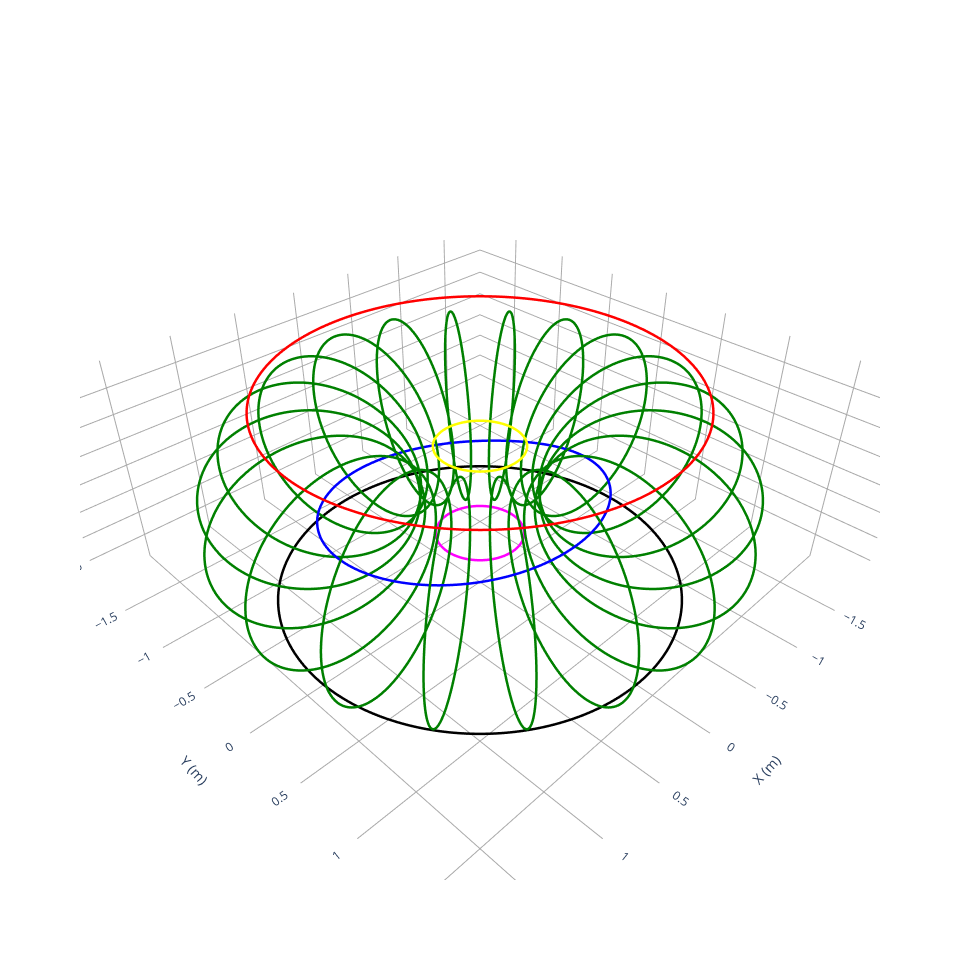

Here is the notebook cell this chart was saved with:
### Code cell
# plot coils in different colors to see which is which
fig = plot_coils(coils.coils[0], color="red")
fig = plot_coils(coils.coils[1], color="black", fig=fig)
fig = plot_coils(coils.coils[2], color="green", fig=fig)
fig = plot_coils(coils.coils[3], color="blue", fig=fig)
fig = plot_coils(coils.coils[4], color="yellow", fig=fig)
fig = plot_coils(coils.coils[5], color="magenta", fig=fig)
fig

### Figure 1 — Plotly figure (JSON) as saved in the notebook; plotly's stock layout.template omitted (floating-point values rounded to 4 significant figures; data arrays with more than 128 entries replaced by an {"elided": "..."} marker saying what was removed)
{"data": [{"hovertext": "Current = 27738.192668783464 (A)", "line": {"color": "red", "dash": "solid", "width": 5}, "marker": {"opacity": 0, "size": 0}, "name": "CoilSet[0]", "showlegend": false, "type": "scatter3d", "x": {"elided": "801 float values"}, "y": {"elided": "801 float values"}, "z": {"elided": "801 float values"}}, {"hovertext": "Current = 27738.19299999832 (A)", "line": {"color": "black", "dash": "solid", "width": 5}, "marker": {"opacity": 0, "size": 0}, "name": "CoilSet[0]", "showlegend": false, "type": "scatter3d", "x": {"elided": "801 float values"}, "y": {"elided": "801 float values"}, "z": {"elided": "801 float values"}}, {"hovertext": "Current = -100520.66083440566 (A)", "line": {"color": "green", "dash": "solid", "width": 5}, "marker": {"opacity": 0, "size": 0}, "name": "CoilSet[0]", "showlegend": false, "type": "scatter3d", "x": {"elided": "801 float values"}, "y": {"elided": "801 float values"}, "z": {"elided": "801 float values"}}, {"hovertext": "Current = -100520.66083440566 (A)", "line": {"color": "green", "dash": "solid", "width": 5}, "marker": {"opacity": 0, "size": 0}, "name": "CoilSet[1]", "showlegend": false, "type": "scatter3d", "x": {"elided": "801 float values"}, "y": {"elided": "801 float values"}, "z": {"elided": "801 float values"}}, {"hovertext": "Current = -100520.66083440566 (A)", "line": {"color": "green", "dash": "solid", "width": 5}, "marker": {"opacity": 0, "size": 0}, "name": "CoilSet[2]", "showlegend": false, "type": "scatter3d", "x": {"elided": "801 float values"}, "y": {"elided": "801 float values"}, "z": {"elided": "801 float values"}}, {"hovertext": "Current = -100520.66083440566 (A)", "line": {"color": "green", "dash": "solid", "width": 5}, "marker": {"opacity": 0, "size": 0}, "name": "CoilSet[3]", "showlegend": false, "type": "scatter3d", "x": {"elided": "801 float values"}, "y": {"elided": "801 float values"}, "z": {"elided": "801 float values"}}, {"hovertext": "Current = -100520.66083440566 (A)", "line": {"color": "green", "dash": "solid", "width": 5}, "marker": {"opacity": 0, "size": 0}, "name": "CoilSet[4]", "showlegend": false, "type": "scatter3d", "x": {"elided": "801 float values"}, "y": {"elided": "801 float values"}, "z": {"elided": "801 float values"}}, {"hovertext": "Current = -100520.66083440566 (A)", "line": {"color": "green", "dash": "solid", "width": 5}, "marker": {"opacity": 0, "size": 0}, "name": "CoilSet[5]", "showlegend": false, "type": "scatter3d", "x": {"elided": "801 float values"}, "y": {"elided": "801 float values"}, "z": {"elided": "801 float values"}}, {"hovertext": "Current = -100520.66083440566 (A)", "line": {"color": "green", "dash": "solid", "width": 5}, "marker": {"opacity": 0, "size": 0}, "name": "CoilSet[6]", "showlegend": false, "type": "scatter3d", "x": {"elided": "801 float values"}, "y": {"elided": "801 float values"}, "z": {"elided": "801 float values"}}, {"hovertext": "Current = -100520.66083440566 (A)", "line": {"color": "green", "dash": "solid", "width": 5}, "marker": {"opacity": 0, "size": 0}, "name": "CoilSet[7]", "showlegend": false, "type": "scatter3d", "x": {"elided": "801 float values"}, "y": {"elided": "801 float values"}, "z": {"elided": "801 float values"}}, {"hovertext": "Current = -100520.66083440566 (A)", "line": {"color": "green", "dash": "solid", "width": 5}, "marker": {"opacity": 0, "size": 0}, "name": "CoilSet[8]", "showlegend": false, "type": "scatter3d", "x": {"elided": "801 float values"}, "y": {"elided": "801 float values"}, "z": {"elided": "801 float values"}}, {"hovertext": "Current = -100520.66083440566 (A)", "line": {"color": "green", "dash": "solid", "width": 5}, "marker": {"opacity": 0, "size": 0}, "name": "CoilSet[9]", "showlegend": false, "type": "scatter3d", "x": {"elided": "801 float values"}, "y": {"elided": "801 float values"}, "z": {"elided": "801 float values"}}, {"hovertext": "Current = -100520.66083440566 (A)", "line": {"color": "green", "dash": "solid", "width": 5}, "marker": {"opacity": 0, "size": 0}, "name": "CoilSet[10]", "showlegend": false, "type": "scatter3d", "x": {"elided": "801 float values"}, "y": {"elided": "801 float values"}, "z": {"elided": "801 float values"}}, {"hovertext": "Current = -100520.66083440566 (A)", "line": {"color": "green", "dash": "solid", "width": 5}, "marker": {"opacity": 0, "size": 0}, "name": "CoilSet[11]", "showlegend": false, "type": "scatter3d", "x": {"elided": "801 float values"}, "y": {"elided": "801 float values"}, "z": {"elided": "801 float values"}}, {"hovertext": "Current = -100520.66083440566 (A)", "line": {"color": "green", "dash": "solid", "width": 5}, "marker": {"opacity": 0, "size": 0}, "name": "CoilSet[12]", "showlegend": false, "type": "scatter3d", "x": {"elided": "801 float values"}, "y": {"elided": "801 float values"}, "z": {"elided": "801 float values"}}, {"hovertext": "Current = -100520.66083440566 (A)", "line": {"color": "green", "dash": "solid", "width": 5}, "marker": {"opacity": 0, "size": 0}, "name": "CoilSet[13]", "showlegend": false, "type": "scatter3d", "x": {"elided": "801 float values"}, "y": {"elided": "801 float values"}, "z": {"elided": "801 float values"}}, {"hovertext": "Current = -100520.66083440566 (A)", "line": {"color": "green", "dash": "solid", "width": 5}, "marker": {"opacity": 0, "size": 0}, "name": "CoilSet[14]", "showlegend": false, "type": "scatter3d", "x": {"elided": "801 float values"}, "y": {"elided": "801 float values"}, "z": {"elided": "801 float values"}}, {"hovertext": "Current = -100520.66083440566 (A)", "line": {"color": "green", "dash": "solid", "width": 5}, "marker": {"opacity": 0, "size": 0}, "name": "CoilSet[15]", "showlegend": false, "type": "scatter3d", "x": {"elided": "801 float values"}, "y": {"elided": "801 float values"}, "z": {"elided": "801 float values"}}, {"hovertext": "Current = -100520.66083440566 (A)", "line": {"color": "green", "dash": "solid", "width": 5}, "marker": {"opacity": 0, "size": 0}, "name": "CoilSet[16]", "showlegend": false, "type": "scatter3d", "x": {"elided": "801 float values"}, "y": {"elided": "801 float values"}, "z": {"elided": "801 float values"}}, {"hovertext": "Current = -100520.66083440566 (A)", "line": {"color": "green", "dash": "solid", "width": 5}, "marker": {"opacity": 0, "size": 0}, "name": "CoilSet[17]", "showlegend": false, "type": "scatter3d", "x": {"elided": "801 float values"}, "y": {"elided": "801 float values"}, "z": {"elided": "801 float values"}}, {"hovertext": "Current = -100520.66083440566 (A)", "line": {"color": "green", "dash": "solid", "width": 5}, "marker": {"opacity": 0, "size": 0}, "name": "CoilSet[18]", "showlegend": false, "type": "scatter3d", "x": {"elided": "801 float values"}, "y": {"elided": "801 float values"}, "z": {"elided": "801 float values"}}, {"hovertext": "Current = -100520.66083440566 (A)", "line": {"color": "green", "dash": "solid", "width": 5}, "marker": {"opacity": 0, "size": 0}, "name": "CoilSet[19]", "showlegend": false, "type": "scatter3d", "x": {"elided": "801 float values"}, "y": {"elided": "801 float values"}, "z": {"elided": "801 float values"}}, {"hovertext": "Current = -2100.0 (A)", "line": {"color": "blue", "dash": "solid", "width": 5}, "marker": {"opacity": 0, "size": 0}, "name": "CoilSet[0]", "showlegend": false, "type": "scatter3d", "x": {"elided": "801 float values"}, "y": {"elided": "801 float values"}, "z": {"elided": "801 float values"}}, {"hovertext": "Current = 500.0008226423691 (A)", "line": {"color": "yellow", "dash": "solid", "width": 5}, "marker": {"opacity": 0, "size": 0}, "name": "CoilSet[0]", "showlegend": false, "type": "scatter3d", "x": {"elided": "801 float values"}, "y": {"elided": "801 float values"}, "z": {"elided": "801 float values"}}, {"hovertext": "Current = 499.99917735763097 (A)", "line": {"color": "magenta", "dash": "solid", "width": 5}, "marker": {"opacity": 0, "size": 0}, "name": "CoilSet[0]", "showlegend": false, "type": "scatter3d", "x": {"elided": "801 float values"}, "y": {"elided": "801 float values"}, "z": {"elided": "801 float values"}}], "layout": {"height": 960.2, "scene": {"aspectmode": "data", "xaxis": {"backgroundcolor": "white", "gridcolor": "darkgrey", "showbackground": false, "showgrid": true, "showticklabels": true, "title": {"text": "X (m)"}, "zeroline": true, "zerolinecolor": "darkgrey"}, "yaxis": {"backgroundcolor": "white", "gridcolor": "darkgrey", "showbackground": false, "showgrid": true, "showticklabels": true, "title": {"text": "Y (m)"}, "zeroline": true, "zerolinecolor": "darkgrey"}, "zaxis": {"backgroundcolor": "white", "gridcolor": "darkgrey", "showbackground": false, "showgrid": true, "showticklabels": true, "title": {"text": "Z (m)"}, "zeroline": true, "zerolinecolor": "darkgrey"}}, "width": 960.2}}
